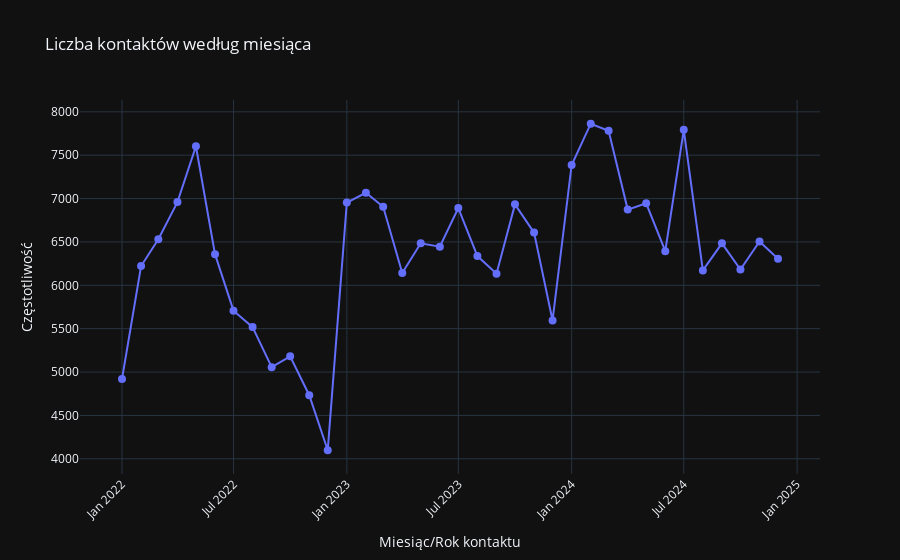

The code cell stored with this chart in its notebook:
### Code cell
df['CONTACT_DATE'] = pd.to_datetime(df['CONTACT_DATE'], format = 'mixed', dayfirst = True)
df['MONTH_YEAR'] = df['CONTACT_DATE'].dt.strftime('%m/%y')

month_year_counts = df['MONTH_YEAR'].value_counts().sort_index()
month_year_counts.index = pd.to_datetime(month_year_counts.index, format = '%m/%y')
month_year_counts = month_year_counts.sort_index()

fig = px.line(
    x = month_year_counts.index,
    y = month_year_counts.values,
    markers = True,
    labels = { 'x': 'Miesiąc/Rok kontaktu', 'y': 'Częstotliwość' },
    title = 'Liczba kontaktów według miesiąca',
    template = "plotly_dark"
)

fig.update_traces(line = dict(width = 2), marker = dict(size = 8))
fig.update_layout(
    xaxis_tickangle = -45,
    template = "plotly_dark",
    xaxis_title = "Miesiąc/Rok kontaktu",
    yaxis_title = "Częstotliwość"
)

fig.show()

### Figure 1 — Plotly figure (JSON) as saved in the notebook; plotly's stock layout.template omitted (floating-point values rounded to 4 significant figures)
{"data": [{"hovertemplate": "Miesiąc/Rok kontaktu=%{x}<br>Częstotliwość=%{y}<extra></extra>", "legendgroup": "", "line": {"color": "#636efa", "dash": "solid", "width": 2}, "marker": {"symbol": "circle", "size": 8}, "mode": "lines+markers", "name": "", "orientation": "v", "showlegend": false, "x": ["2022-01-01T00:00:00", "2022-02-01T00:00:00", "2022-03-01T00:00:00", "2022-04-01T00:00:00", "2022-05-01T00:00:00", "2022-06-01T00:00:00", "2022-07-01T00:00:00", "2022-08-01T00:00:00", "2022-09-01T00:00:00", "2022-10-01T00:00:00", "2022-11-01T00:00:00", "2022-12-01T00:00:00", "2023-01-01T00:00:00", "2023-02-01T00:00:00", "2023-03-01T00:00:00", "2023-04-01T00:00:00", "2023-05-01T00:00:00", "2023-06-01T00:00:00", "2023-07-01T00:00:00", "2023-08-01T00:00:00", "2023-09-01T00:00:00", "2023-10-01T00:00:00", "2023-11-01T00:00:00", "2023-12-01T00:00:00", "2024-01-01T00:00:00", "2024-02-01T00:00:00", "2024-03-01T00:00:00", "2024-04-01T00:00:00", "2024-05-01T00:00:00", "2024-06-01T00:00:00", "2024-07-01T00:00:00", "2024-08-01T00:00:00", "2024-09-01T00:00:00", "2024-10-01T00:00:00", "2024-11-01T00:00:00", "2024-12-01T00:00:00"], "xaxis": "x", "y": [4920, 6222, 6531, 6959, 7603, 6359, 5708, 5518, 5056, 5181, 4733, 4098, 6954, 7067, 6905, 6141, 6484, 6445, 6891, 6337, 6134, 6933, 6608, 5595, 7387, 7863, 7781, 6873, 6945, 6394, 7792, 6172, 6484, 6182, 6506, 6305], "yaxis": "y", "type": "scatter"}], "layout": {"xaxis": {"anchor": "y", "domain": [0.0, 1.0], "title": {"text": "Miesiąc/Rok kontaktu"}, "tickangle": -45}, "yaxis": {"anchor": "x", "domain": [0.0, 1.0], "title": {"text": "Częstotliwość"}}, "legend": {"tracegroupgap": 0}, "title": {"text": "Liczba kontaktów według miesiąca"}}}
